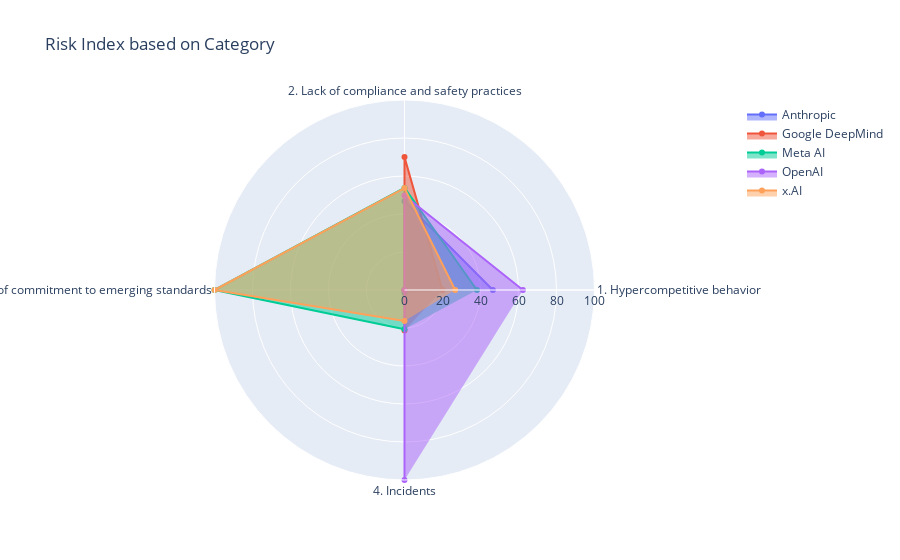

The code cell stored with this chart in its notebook:
### Code cell
# Create a list of unique risk categories
companies = risk_category_df['Company'].unique()
categories = risk_category_df['Risk Category'].unique()


# Create a radar chart
fig = go.Figure()

# Add a trace for each company
for company in companies:
    company_data = risk_category_df[risk_category_df['Company'] == company]
    fig.add_trace(go.Scatterpolar(
        r=company_data['Standardized Value'],
        theta=categories,
        connectgaps = True,
        fill='toself',
        name=company
    ))

# Update the layout
fig.update_layout(
    polar=dict(
        radialaxis=dict(
            visible=True,
            range=[0, 100]
        )),
    showlegend=True,
    title="Risk Index based on Category"
)

fig.show()

### Figure 1 — Plotly figure (JSON) as saved in the notebook; plotly's stock layout.template omitted (floating-point values rounded to 4 significant figures)
{"data": [{"connectgaps": true, "fill": "toself", "name": "Anthropic", "r": [46.52, 46.67, 0, 1.389], "theta": ["1. Hypercompetitive behavior", "2. Lack of compliance and safety practices", "3. Lack of commitment to emerging standards", "4. Incidents"], "type": "scatterpolar"}, {"connectgaps": true, "fill": "toself", "name": "Google DeepMind", "r": [19.95, 69.94, 0, 21.33], "theta": ["1. Hypercompetitive behavior", "2. Lack of compliance and safety practices", "3. Lack of commitment to emerging standards", "4. Incidents"], "type": "scatterpolar"}, {"connectgaps": true, "fill": "toself", "name": "Meta AI", "r": [38.12, 53.72, 100, 20.63], "theta": ["1. Hypercompetitive behavior", "2. Lack of compliance and safety practices", "3. Lack of commitment to emerging standards", "4. Incidents"], "type": "scatterpolar"}, {"connectgaps": true, "fill": "toself", "name": "OpenAI", "r": [62.31, 49.73, 0, 100], "theta": ["1. Hypercompetitive behavior", "2. Lack of compliance and safety practices", "3. Lack of commitment to emerging standards", "4. Incidents"], "type": "scatterpolar"}, {"connectgaps": true, "fill": "toself", "name": "x.AI", "r": [26.67, 53.67, 100, 16.27], "theta": ["1. Hypercompetitive behavior", "2. Lack of compliance and safety practices", "3. Lack of commitment to emerging standards", "4. Incidents"], "type": "scatterpolar"}], "layout": {"polar": {"radialaxis": {"range": [0, 100], "visible": true}}, "showlegend": true, "title": {"text": "Risk Index based on Category"}}}
